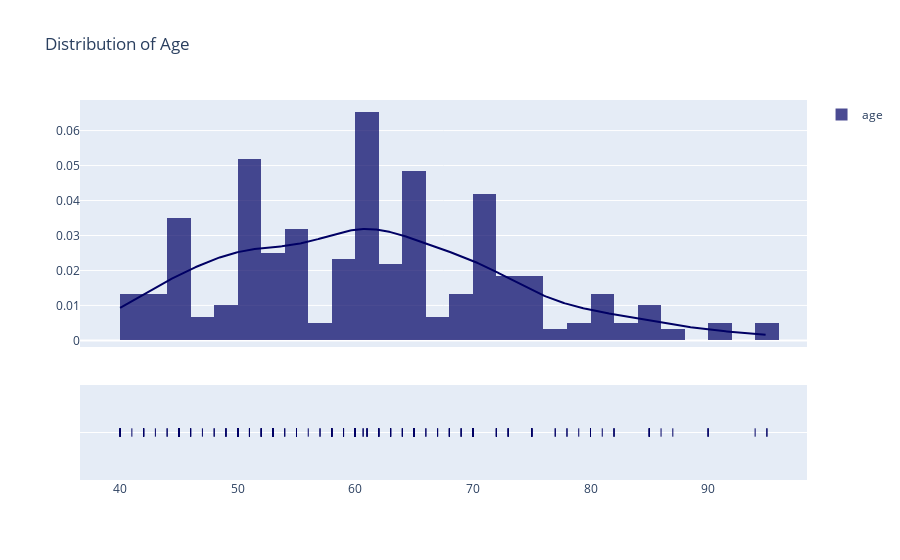

Notebook code cell kept with this figure:
### Markdown cell above
### 2. Distribution of Age

### Code cell
colors = ['rgb(0, 0, 100)']

fig = ff.create_distplot(hist_data = [heart_faliure_data["age"].values], group_labels = ['age'], 
                         colors = colors, bin_size=2)

fig.update_layout(title_text='Distribution of Age')

fig.show()

### Figure 1 — Plotly figure (JSON) as saved in the notebook; plotly's stock layout.template omitted (floating-point values rounded to 4 significant figures; data arrays with more than 128 entries replaced by an {"elided": "..."} marker saying what was removed)
{"data": [{"autobinx": false, "histnorm": "probability density", "legendgroup": "age", "marker": {"color": "rgb(0, 0, 100)"}, "name": "age", "opacity": 0.7, "type": "histogram", "x": {"elided": "299 float values"}, "xaxis": "x", "xbins": {"end": 95, "size": 2, "start": 40}, "yaxis": "y"}, {"legendgroup": "age", "marker": {"color": "rgb(0, 0, 100)"}, "mode": "lines", "name": "age", "showlegend": false, "type": "scatter", "x": {"elided": "500 float values"}, "xaxis": "x", "y": {"elided": "500 float values"}, "yaxis": "y"}, {"legendgroup": "age", "marker": {"color": "rgb(0, 0, 100)", "symbol": "line-ns-open"}, "mode": "markers", "name": "age", "showlegend": false, "type": "scatter", "x": {"elided": "299 float values"}, "xaxis": "x", "y": {"elided": "299 str values"}, "yaxis": "y2"}], "layout": {"barmode": "overlay", "hovermode": "closest", "legend": {"traceorder": "reversed"}, "title": {"text": "Distribution of Age"}, "xaxis": {"anchor": "y2", "domain": [0, 1], "zeroline": false}, "yaxis": {"anchor": "free", "domain": [0.35, 1], "position": 0}, "yaxis2": {"anchor": "x", "domain": [0, 0.25], "dtick": 1, "showticklabels": false}}}
